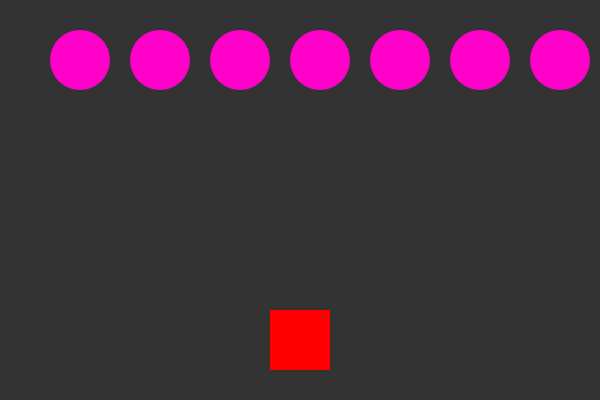
Frame 1 (no input)
Frame 60 (no input): identical to frame 1, image omitted
Frame 120 (the mouse pressed at the canvas centre since frame 60): identical to frame 1, image omitted

The p5.js sketch that drew this single still picture (run headless with seeded random() and noise() and a simulated clock; from frame 60 on, the mouse is pressed at the canvas centre):

// p5.js sketch
// ── sketch.js
var ship;
var flowers = [];
var drops = [];

function setup() {
    createCanvas(600, 400);
    ship = new Ship();
    drop = new Drop(width / 2, height / 2);
    for (var i = 0; i < 7; i++) {
        flowers[i] = new Flower(i * 80 + 80, 60);
    }
}
function draw() {
    background(51);
    ship.show();

   for (var i = 0; i < drops.length; i++) {
        drops[i].show();
        drops[i].move();
    }
    for (var i = 0; i < flowers.length; i++) {
        flowers[i].show();
    }
}
function keyPressed() {
    if (key === ' ') {
        var drop = new Drop(ship.x, height);
        drops.push(drop);
    }
    if (keyCode === RIGHT_ARROW) {
        ship.move(1);
    } else if (keyCode === LEFT_ARROW) {
        ship.move(-1);
    }
}

function Ship(){
    this.x = width/2;
    this.show = function(){
        noStroke();
        fill("red");
        rectMode(CENTER);
        rect(this.x, height - 60, 60, 60);
    }
    this.move = function(dir){
        this.x += dir * 15
    }

}

function Flower(x, y) {
    this.x = x;
    this.y = y;

   this.show = function () {
        fill(255, 0, 200);
        ellipse(this.x, this.y, 60, 60);
    }
}

function Drop(x, y) {
    this.x = x;
    this.y = y;

   this.show = function () {
        fill(150, 0, 255);
        ellipse(this.x, this.y, 16, 16);
    }
    this.move = function () {
        this.y = this.y - 5;
    }
}

// ── ball.js
function Ball(x,y){
   this.x = x;
   this.y = y;

this.show = function(){
   fill(0, 200, 100, 50);
   ellipse(this.x, this.y,20,20);
}
this.move = function(dir){
   //this.y = this.y +dir;
   this.y +=dir;
}
}
// ── spaceinvaders.html
<html>
    <head>
      <script src="https://cdnjs.cloudflare.com/ajax/libs/p5.js/0.5.11/p5.js"></script>         
      <script src="sketch.js"></script>
      <script src="ball.js"></script>          
    </head>

    <body>
    </body>
</html>
